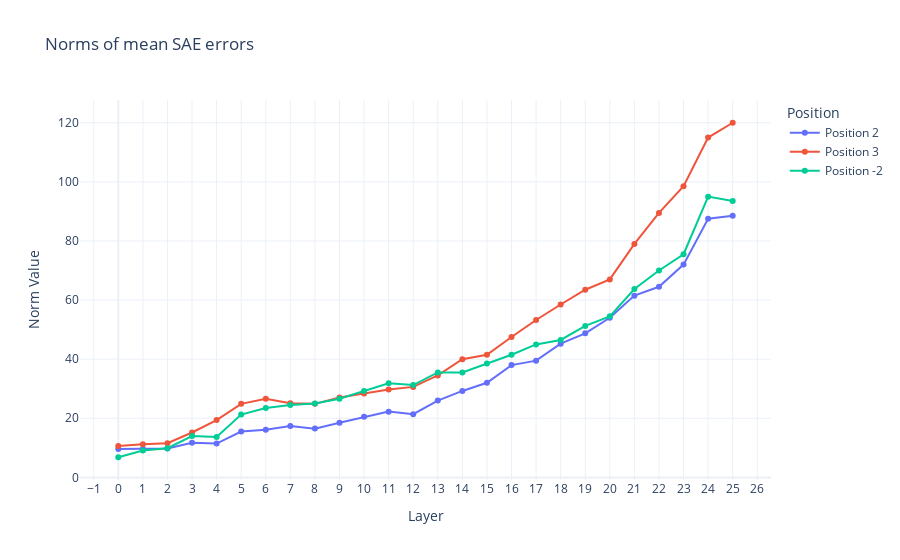

The notebook cell this image was saved under:
### Code cell
# Plot multiple positions
fig = plot_mean_norms(resid_error_mean_norms, positions_to_plot=[2, 3, -2])
fig.show()

### Figure 1 — Plotly figure (JSON) as saved in the notebook; plotly's stock layout.template omitted (floating-point values rounded to 4 significant figures)
{"data": [{"mode": "lines+markers", "name": "Position 2", "type": "scatter", "x": [0, 1, 2, 3, 4, 5, 6, 7, 8, 9, 10, 11, 12, 13, 14, 15, 16, 17, 18, 19, 20, 21, 22, 23, 24, 25], "y": [9.562, 9.625, 9.75, 11.69, 11.44, 15.5, 16.12, 17.38, 16.5, 18.5, 20.5, 22.25, 21.38, 26, 29.25, 32, 38, 39.5, 45.25, 48.75, 54, 61.5, 64.5, 72, 87.5, 88.5]}, {"mode": "lines+markers", "name": "Position 3", "type": "scatter", "x": [0, 1, 2, 3, 4, 5, 6, 7, 8, 9, 10, 11, 12, 13, 14, 15, 16, 17, 18, 19, 20, 21, 22, 23, 24, 25], "y": [10.62, 11.25, 11.56, 15.19, 19.38, 24.88, 26.62, 25.12, 24.88, 27, 28.38, 29.75, 30.62, 34.5, 40, 41.5, 47.5, 53.25, 58.5, 63.5, 67, 79, 89.5, 98.5, 115, 120]}, {"mode": "lines+markers", "name": "Position -2", "type": "scatter", "x": [0, 1, 2, 3, 4, 5, 6, 7, 8, 9, 10, 11, 12, 13, 14, 15, 16, 17, 18, 19, 20, 21, 22, 23, 24, 25], "y": [6.812, 9.062, 9.875, 14, 13.69, 21.25, 23.5, 24.5, 25, 26.62, 29.25, 31.88, 31.25, 35.5, 35.5, 38.5, 41.5, 45, 46.5, 51.25, 54.5, 63.75, 70, 75.5, 95, 93.5]}], "layout": {"legend": {"title": {"text": "Position"}}, "title": {"text": "Norms of mean SAE errors"}, "xaxis": {"tickmode": "linear", "title": {"text": "Layer"}}, "yaxis": {"title": {"text": "Norm Value"}}}}
